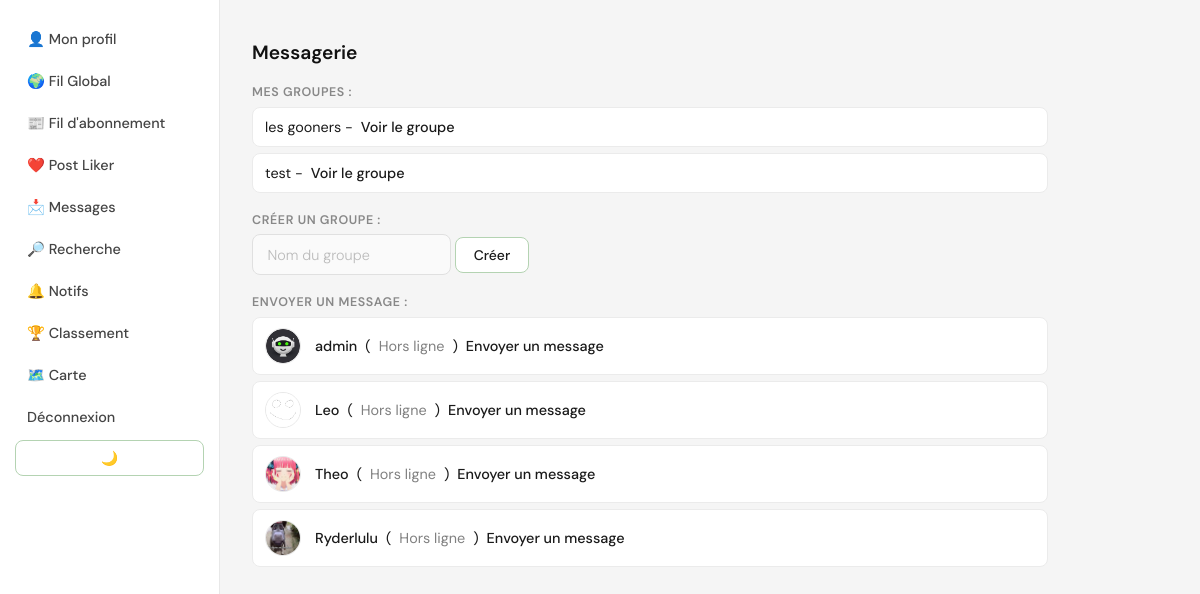
/messagerie (signed in), run on the app's committed database.
### tables this page shows
CREATE TABLE groupes (
        id INTEGER PRIMARY KEY AUTOINCREMENT,
        name TEXT NOT NULL
    );

CREATE TABLE users (
            id INTEGER PRIMARY KEY AUTOINCREMENT,
            username TEXT NOT NULL,
            email TEXT NOT NULL UNIQUE,
            password TEXT NOT NULL
        , avatar_url TEXT, bio TEXT, created_at TEXT, last_seen TIMESTAMP, last_login_date DATE, streak_days INTEGER DEFAULT 0, latitude REAL, longitude REAL, photo_url TEXT, banner_url TEXT, border_color TEXT DEFAULT '#4CAF50');

### __init__.py (the view)
@app.route('/messagerie')
def messagerie():
    if 'user_id' not in session:
        return redirect(url_for('connexion'))
    conn = get_db_connection()
    cursor = conn.cursor()
    cursor.execute('''
        SELECT g.id, g.name
        FROM groupes g
        JOIN groupe_users gu ON g.id = gu.group_id
        WHERE gu.user_id = ?
    ''', (session['user_id'],))
    groups = cursor.fetchall()
    cursor.execute('''
        SELECT DISTINCT u.id, u.username, u.avatar_url, u.last_seen
        FROM users u
        WHERE u.id IN (
            SELECT receiver_id FROM messages WHERE sender_id = ?
            UNION
            SELECT sender_id FROM messages WHERE receiver_id = ?
        )
    ''', (session['user_id'], session['user_id']))
    users_rows = cursor.fetchall()
    users = []
    for u in users_rows:
        u_dict = dict(u)
        u_dict['avatar_url'] = u_dict.get('avatar_url') or 'default.png'
        u_dict['status'] = get_online_status(u_dict.get('last_seen'))
        users.append(u_dict)
    cursor.close()
    conn.close()
    return render_template('messagerie.html', groups=groups, users=users)

### __init__.py (called while the page is built)
def get_online_status(last_seen):
    if not last_seen:
        return "Hors ligne"
    last_seen_dt = datetime.strptime(last_seen, '%Y-%m-%d %H:%M:%S')
    if datetime.utcnow() - last_seen_dt <= timedelta(minutes=5):
        return "En ligne"
    return "Hors ligne"

def get_db_connection():
    conn = sqlite3.connect(DB_PATH)
    conn.row_factory = sqlite3.Row
    conn.execute("PRAGMA foreign_keys = ON")
    conn.execute("PRAGMA journal_mode=WAL")
    return conn

### templates/messagerie.html (shortened to what this page needs)
<!DOCTYPE html>
<html lang="fr">
<head>
    <link rel="stylesheet" href="{{ url_for('static', filename='messagerie.css') }}">
</head>
<body>
<header>
    <nav>
        <a href="{{ url_for('profil') }}">👤 Mon profil</a>
		<a href="{{ url_for('feed_global') }}">🌍 Fil Global</a>
        <a href="{{ url_for('feed_abonnement') }}">📰 Fil d'abonnement</a>
		<a href="{{ url_for('posts_likes') }}">❤️ Post Liker</a>
        <a href="{{ url_for('messagerie') }}">📩 Messages</a>
		<a href="{{ url_for('recherche') }}">🔎 Recherche</a>
        <a href="{{ url_for('notifications') }}">🔔 Notifs</a>
        <a href="{{ url_for('leaderboard') }}">🏆 Classement</a>
        <a href="{{ url_for('carte') }}">🗺️ Carte</a>
        <a href="{{ url_for('deconnexion') }}">Déconnexion</a>
		<button id="themeToggle">🌙</button>
    </nav>
</header>
<main>
<h2>Messagerie</h2>
<h3>Mes groupes :</h3>
<ul>
{% for group in groups %}
    <li>
        {{ group.name }} -
        <a href="{{ url_for('groupe_page', group_id=group.id) }}">Voir le groupe</a>
    </li>
{% else %}
    <li>Pas encore de groupe</li>
{% endfor %}
</ul>
<h3>Créer un groupe :</h3>
<form method="POST" action="{{ url_for('creer_groupe') }}">
    <input type="text" name="group_name" placeholder="Nom du groupe" required>
    <button type="submit">Créer</button>
</form>
<h3>Envoyer un message :</h3>
<ul>
{% for user in users %}
    <li>
		<img src="{{ url_for('static', filename='avatars/' ~ user.avatar_url) }}" class="avatar">
		<a href="{{ url_for('profil_public', user_id=user.id) }}">
			{{ user.username }}
		</a>
		(<span style="color: {{ 'green' if user.status == 'En ligne' else 'gray' }}">
			{{ user.status }}
		</span>)
		<a href="{{ url_for('message', receiver_id=user.id) }}">Envoyer un message</a>
	</li>
{% else %}
    <li>Aucun utilisateur</li>
{% endfor %}
</ul>
</main>
</body>
</html>

### static/messagerie.css (style rules this page uses)
*, *::before, *::after { box-sizing: border-box; margin: 0; padding: 0; }
body { font-family: 'DM Sans', sans-serif; background-color: #f5f5f5; color: #1a1a1a; display: flex; min-height: 100vh; }
header { background-color: #fff; padding: 20px 15px; border-right: 1px solid #e8e8e8; position: fixed; left: 0; top: 0; height: 100vh; width: 220px; overflow-y: auto; z-index: 100; }
nav { display: flex; flex-direction: column; gap: 4px; }
nav a { color: #444; text-decoration: none; font-weight: 500; font-size: 0.9rem; padding: 10px 12px; border-radius: 8px; transition: background 0.15s, color 0.15s; display: block; }
main { margin-left: 220px; flex: 1; padding: 24px 32px; min-height: 100vh; max-width: 860px; }
h2 { font-size: 1.2rem; font-weight: 600; color: #111; margin: 1rem 0 0.5rem; }
h3 { font-size: 0.78rem; font-weight: 600; text-transform: uppercase; letter-spacing: 0.6px; color: #888; margin: 1.2rem 0 0.4rem; }
a { color: #3d7a55; font-weight: 500; text-decoration: none; transition: color 0.2s; }
input[type="text"], input[type="email"], input[type="password"], input[type="search"] { padding: 0.65rem 0.9rem; border: 1.5px solid #e0e0e0; border-radius: 8px; font-family: 'DM Sans', sans-serif; font-size: 0.9rem; color: #1a1a1a; background: #fafafa; outline: none; transition: border-color 0.2s, box-shadow 0.2s; }
input::placeholder { color: #bbb; font-weight: 300; }
button, button[type="submit"] { padding: 0.5rem 1.1rem; background: #fff; color: #1a1a1a; border: 1.5px solid #b4d3b2; border-radius: 8px; font-family: 'DM Sans', sans-serif; font-size: 0.87rem; font-weight: 500; cursor: pointer; transition: background 0.2s, border-color 0.2s; }
.avatar, img.avatar { width: 36px; height: 36px; border-radius: 50%; object-fit: cover; vertical-align: middle; margin-right: 6px; border: 1.5px solid #e8e8e8; }
ul { list-style: none; padding: 0; }
ul li { display: flex; align-items: center; padding: 10px 12px; margin-bottom: 6px; background: #fff; border-radius: 8px; border: 1px solid #ebebeb; font-size: 0.9rem; gap: 8px; }
ul li a { color: #1a1a1a; }

### data on the page
groupes: name "les gooners"
groupes: name "test"
users: avatar_url (picture), username "admin", status "Hors ligne"
users: avatar_url (picture), username "Leo", status "Hors ligne"
users: avatar_url (picture), username "Theo", status "Hors ligne"
users: avatar_url (picture), username "Ryderlulu", status "Hors ligne"
